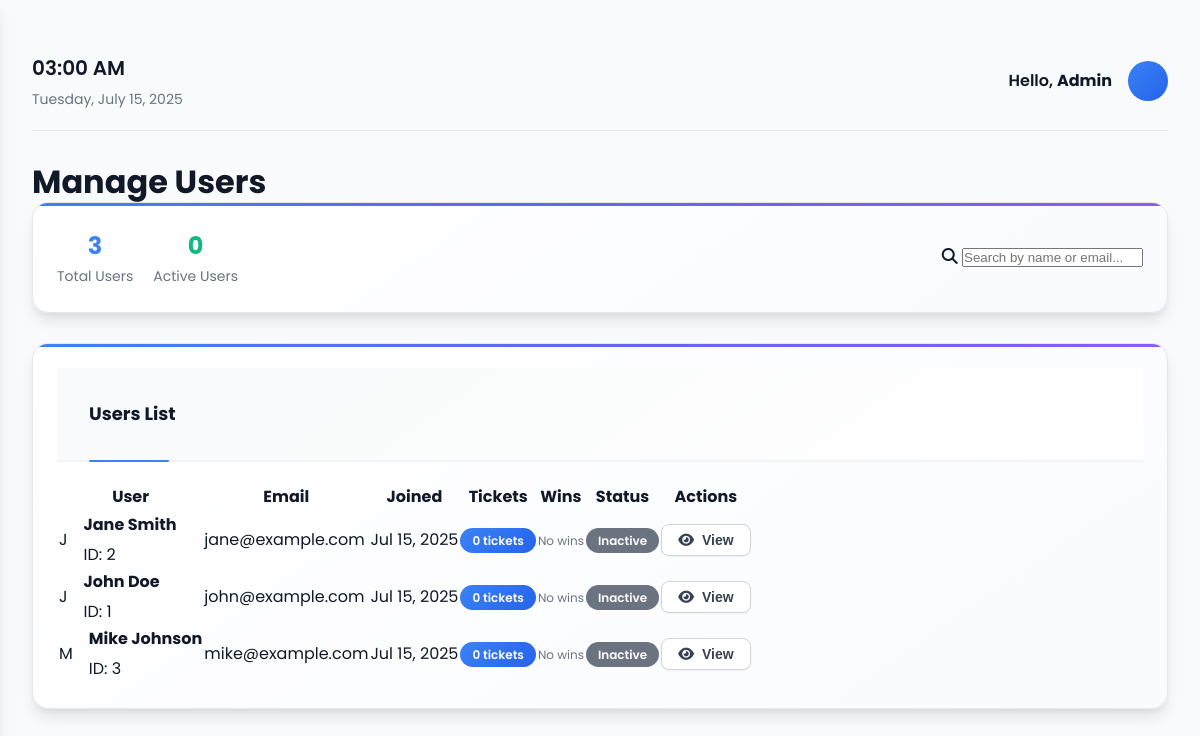
Page /admin/users.php (signed in) on the committed database.
### tables this page shows
CREATE TABLE users (
    id INT AUTO_INCREMENT PRIMARY KEY,
    email VARCHAR(255) UNIQUE NOT NULL,
    name VARCHAR(255) NOT NULL,
    phone VARCHAR(20),
    loyalty_points INT DEFAULT 0,
    total_points_earned INT DEFAULT 0,
    current_streak INT DEFAULT 0,
    longest_streak INT DEFAULT 0,
    last_checkin_date DATE NULL,
    vip_tier ENUM('bronze', 'silver', 'gold', 'diamond') DEFAULT 'bronze',
    vip_points INT DEFAULT 0,
    wallet_balance DECIMAL(10,2) DEFAULT 0.00,
    created_at TIMESTAMP DEFAULT CURRENT_TIMESTAMP,
    updated_at TIMESTAMP DEFAULT CURRENT_TIMESTAMP ON UPDATE CURRENT_TIMESTAMP
);

### admin/users.php (the view, shortened to what this page needs)
<?php
include __DIR__ . '/../inc/header.php';
$search = $_GET['search'] ?? '';
$where_conditions = [];
$params = [];
$where_clause = $where_conditions ? 'WHERE ' . implode(' AND ', $where_conditions) : '';
$stmt = $pdo->prepare("
    SELECT u.*, COUNT(t.id) as total_tickets, COUNT(CASE WHEN t.status = 'winner' THEN 1 END) as wins
    FROM users u
    LEFT JOIN tickets t ON u.id = t.user_id
    $where_clause
    GROUP BY u.id, u.name, u.email, u.created_at
    ORDER BY u.created_at DESC
");
$stmt->execute($params);
$users = $stmt->fetchAll(PDO::FETCH_ASSOC);
$stmt = $pdo->query("SELECT COUNT(*) FROM users");
$total_users = $stmt->fetchColumn();
?>
<header class="main-header">
    <div class="time-info">
        <div id="time"></div>
        <div id="date"></div>
    </div>
    <div class="user-info">
        <span>Hello, <strong>Admin</strong></span>
        <div class="profile-pic"></div>
    </div>
</header>
<div class="content-wrapper">
    <div class="main-column">
        <h1>Manage Users</h1>
        <div class="card" style="margin-bottom: 30px;">
            <div style="display: flex; justify-content: space-between; align-items: center; flex-wrap: wrap; gap: 20px;">
                <div style="display: flex; align-items: center; gap: 20px;">
                    <div style="text-align: center;">
                        <div style="font-size: 24px; font-weight: 700; color: var(--ps-blue);"><?php echo $total_users; ?></div>
                        <div style="font-size: 14px; color: var(--ps-text-light);">Total Users</div>
                    </div>
                    <div style="text-align: center;">
                        <div style="font-size: 24px; font-weight: 700; color: var(--ps-success);">
                            <?php
                            $active_users = array_filter($users, function($user) { return $user['total_tickets'] > 0; });
                            echo count($active_users);
                            ?>
                        </div>
                        <div style="font-size: 14px; color: var(--ps-text-light);">Active Users</div>
                    </div>
                </div>
                <form method="GET" class="search-bar">
                    <i class="fas fa-search"></i>
                    <input type="text" name="search" placeholder="Search by name or email..." value="<?php echo htmlspecialchars($search); ?>">
                </form>
            </div>
        </div>
        <div class="card">
            <div class="card-header">Users List</div>
            <div class="raffle-table">
                <table>
                    <thead>
                        <tr>
                            <th>User</th>
                            <th>Email</th>
                            <th>Joined</th>
                            <th>Tickets</th>
                            <th>Wins</th>
                            <th>Status</th>
                            <th>Actions</th>
                        </tr>
                    </thead>
                    <tbody>
                        <?php foreach ($users as $user): ?>
                        <tr>
                            <td>
                                <div class="raffle-client">
                                    <div class="pic"><?php echo strtoupper(substr($user['name'], 0, 1)); ?></div>
                                    <div>
                                        <div class="title"><?php echo htmlspecialchars($user['name']); ?></div>
                                        <div class="id">ID: <?php echo htmlspecialchars($user['id']); ?></div>
                                    </div>
                                </div>
                            </td>
                            <td><?php echo htmlspecialchars($user['email']); ?></td>
                            <td><?php echo date('M j, Y', strtotime($user['created_at'])); ?></td>
                            <td>
                                <span style="background: var(--ps-blue-gradient); color: var(--ps-white); padding: 4px 12px; border-radius: 20px; font-size: 12px; font-weight: 600;">
                                    <?php echo $user['total_tickets']; ?> tickets
                                </span>
                            </td>
                            <td>
                                <?php if ($user['wins'] > 0): ?>
                                <span style="background: var(--ps-success); color: var(--ps-white); padding: 4px 12px; border-radius: 20px; font-size: 12px; font-weight: 600;">
                                    <?php echo $user['wins']; ?> wins
                                </span>
                                <?php else: ?>
                                <span style="color: var(--ps-text-light); font-size: 12px;">No wins</span>
                                <?php endif; ?>
                            </td>
                            <td>
                                <?php if ($user['total_tickets'] > 0): ?>
                                <span style="background: var(--ps-success); color: var(--ps-white); padding: 4px 12px; border-radius: 20px; font-size: 12px; font-weight: 600;">Active</span>
                                <?php else: ?>
                                <span style="background: var(--ps-text-light); color: var(--ps-white); padding: 4px 12px; border-radius: 20px; font-size: 12px; font-weight: 600;">Inactive</span>
                                <?php endif; ?>
                            </td>
                            <td>
                                <button class="btn btn-secondary" style="padding: 8px 16px;" onclick="viewUserDetails(<?php echo $user['id']; ?>)">
                                    <i class="fas fa-eye"></i> View
                                </button>
                            </td>
                        </tr>
                        <?php endforeach; ?>
                    </tbody>
                </table>
            </div>
        </div>
    </div>
</div>
<?php include __DIR__ . '/../inc/footer.php'; ?>

### css/admin-layout.css (style rules this page uses)
:root { --ps-blue: #3b82f6; --ps-light: #5ac8fa; --ps-yellow: #ffcc00; --ps-pink: #ff2d55; --ps-silver: #8a99b5; --ps-bg: #f2f2f2; --ps-text: #2c3e50; --ps-text-light: #6b7280; --ps-white: #ffffff; --ps-black: #000000; --ps-success: #10b981; --ps-warning: #f59e0b; --ps-danger: #ef4444; --ps-info: #06b6d4; --ps-blue-gradient: linear-gradient(135deg, #3b82f6, #2563eb); --ps-pink-gradient: linear-gradient(135deg, #ff2d55, #ff4757); --ps-success-gradient: linear-gradient(135deg, #10b981, #059669); --ps-radius: 6px; --ps-radius-sm: 4px; --ps-radius-md: 8px; --ps-radius-lg: 10px; --ps-radius-xl: 12px; --ps-radius-2xl: 16px; --ps-radius-3xl: 20px; --ps-radius-full: 50%; --ps-shadow: 0 1px 3px 0 rgba(0, 0, 0, 0.1), 0 1px 2px 0 rgba(0, 0, 0, 0.06); --ps-shadow-sm: 0 1px 2px 0 rgba(0, 0, 0, 0.05); --ps-shadow-md: 0 4px 6px -1px rgba(0, 0, 0, 0.1), 0 2px 4px -1px rgba(0, 0, 0, 0.06); --ps-shadow-lg: 0 10px 15px -3px rgba(0, 0, 0, 0.1), 0 4px 6px -2px rgba(0, 0, 0, 0.05); --ps-shadow-xl: 0 20px 25px -5px rgba(0, 0, 0, 0.1), 0 10px 10px -5px rgba(0, 0, 0, 0.04); --ps-shadow-2xl: 0 25px 50px -12px rgba(0, 0, 0, 0.25); --ps-border: #e5e7eb; --ps-border-light: #f3f4f6; --ps-border-dark: #d1d5db; --ps-spacing-xs: 4px; --ps-spacing-sm: 8px; --ps-spacing-md: 16px; --ps-spacing-lg: 24px; --ps-spacing-xl: 32px; --ps-spacing-2xl: 48px; --ps-transition: all 0.2s ease; --ps-transition-fast: all 0.1s ease; --ps-transition-slow: all 0.3s ease; --ps-font-family: 'Poppins', 'Inter', ui-sans-serif, system-ui, sans-serif; --ps-font-size-xs: 12px; --ps-font-size-sm: 14px; --ps-font-size-base: 16px; --ps-font-size-lg: 18px; --ps-font-size-xl: 20px; --ps-font-size-2xl: 24px; --ps-font-size-3xl: 30px; --ps-z-10: 10; --ps-z-20: 20; --ps-z-30: 30; --ps-z-40: 40; --ps-z-50: 50; --ps-z-modal: 1000; --ps-z-dropdown: 1010; --ps-z-tooltip: 1020; }
* { box-sizing: border-box; margin: 0; padding: 0; }
html { scroll-behavior: smooth; }
body { font-family: 'Poppins', 'Inter', ui-sans-serif, system-ui, sans-serif; background-color: #f9fafb; color: #111827; line-height: 1.6; -webkit-font-smoothing: antialiased; -moz-osx-font-smoothing: grayscale; }
h1, h2, h3, h4, h5, h6 { font-family: 'Poppins', 'Inter', ui-sans-serif, system-ui, sans-serif; font-weight: 700; line-height: 1.2; }
.main-header { display: flex; justify-content: space-between; align-items: center; margin-bottom: 32px; padding: 20px 0; border-bottom: 1px solid #e5e7eb; }
.time-info { text-align: left; }
.time-info #time { font-size: 20px; font-weight: 600; color: #111827; margin-bottom: 4px; }
.time-info #date { font-size: 14px; color: #6b7280; }
.user-info { display: flex; align-items: center; gap: 16px; }
.user-info span { font-weight: 600; color: #111827; }
.profile-pic { width: 40px; height: 40px; border-radius: 50%; background: linear-gradient(135deg, #3b82f6, #2563eb); display: flex; align-items: center; justify-content: center; color: white; font-weight: 600; font-size: 16px; }
.content-wrapper { display: flex; gap: 32px; flex-grow: 1; }
.main-column { flex: 3; }
.card { background-color: #ffffff; border-radius: 16px; padding: 24px; box-shadow: 0 1px 3px 0 rgba(0, 0, 0, 0.1), 0 1px 2px 0 rgba(0, 0, 0, 0.06); border: 1px solid #e5e7eb; margin-bottom: 20px; }
.card-header { font-size: 18px; font-weight: 700; margin-bottom: 20px; position: relative; padding-bottom: 12px; display: flex; justify-content: space-between; align-items: center; }
.card-header::after { content: ''; position: absolute; bottom: 0; left: 0; width: 30px; height: 3px; background: linear-gradient(135deg, #3b82f6, #2563eb); border-radius: 2px; }
.raffle-client { display: flex; align-items: center; gap: 16px; }
.raffle-client .title { font-weight: 700; font-size: 16px; color: #111827; margin-bottom: 4px; }
.btn { padding: 12px 20px; border: none; border-radius: 12px; font-weight: 600; font-size: 14px; cursor: pointer; transition: all 0.2s ease; text-decoration: none; display: inline-flex; align-items: center; justify-content: center; gap: 8px; line-height: 1; border: 1px solid transparent; box-shadow: 0 1px 2px 0 rgba(0, 0, 0, 0.05); }
.btn-secondary { background: #ffffff; color: #374151; border-color: #d1d5db; }

### rows in the picture
users: name "J", name "Jane Smith", id "2", email "jane@example.com", created_at "Jul 15, 2025", total_tickets "0"
users: name "J", name "John Doe", id "1", email "john@example.com", created_at "Jul 15, 2025", total_tickets "0"
users: name "M", name "Mike Johnson", id "3", email "mike@example.com", created_at "Jul 15, 2025", total_tickets "0"

### other values in the picture
$total_users "3"
count($active_users) "0"
